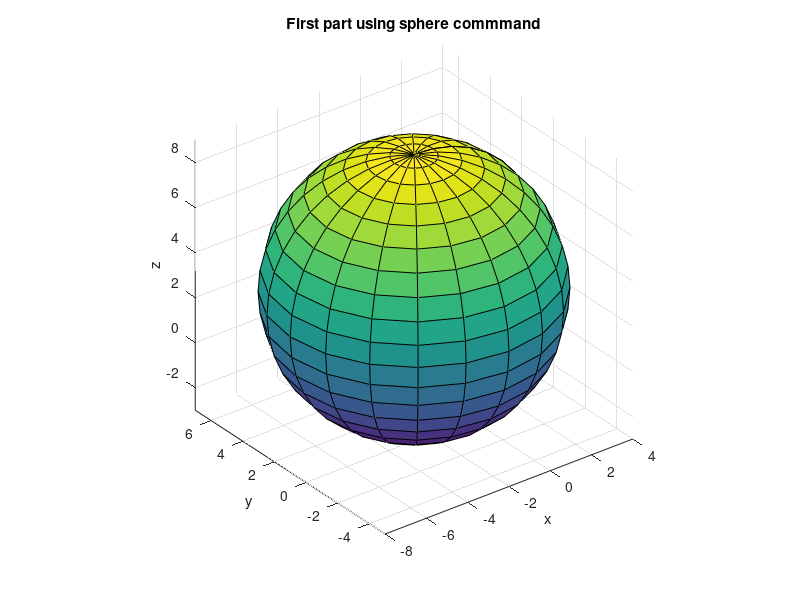
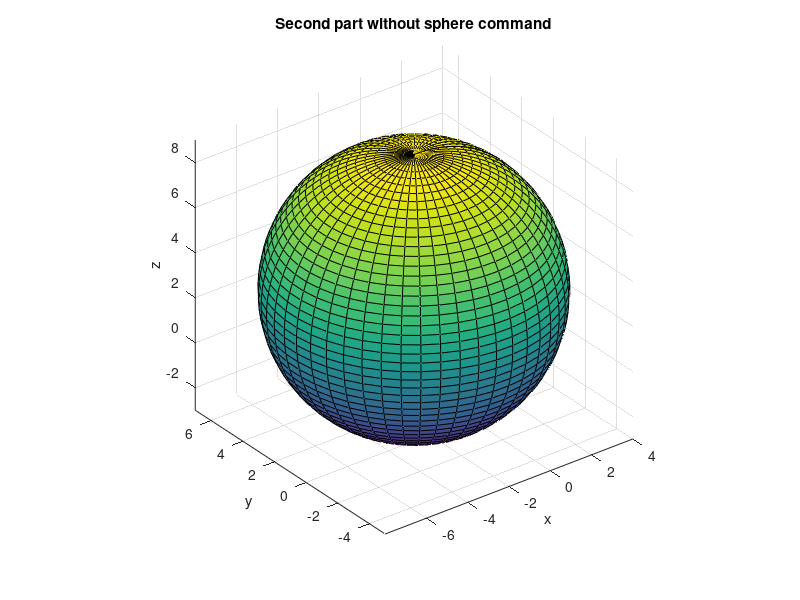

Reproduce these figures in MATLAB, in order.
clc;
clear;

%% A
[x, y, z] = sphere();

x = 6 * x;
y = 6 * y;
z = 6 * z;

x = x - 2;
y = y + 1;
z = z + 3;

figure;
surf(x, y, z);
xlabel('x');
ylabel('y');
zlabel('z');
title('First part using sphere commmand');
axis equal;
grid on;

%% B

theta = linspace(0, 2 * pi, 50);
phi = linspace(0, pi, 50);

[Theta, Phi] = meshgrid(theta, phi);

r = 6;

X = r * cos(Theta) .* sin(Phi) + -2;
Y = r * sin(Theta) .* sin(Phi) + 1;
Z = r * cos(Phi) + 3;

figure;
surf(X, Y, Z);
xlabel('x');
ylabel('y');
zlabel('z');
title('Second part without sphere command');
axis equal;
grid on;
